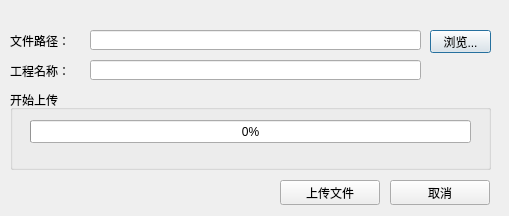
<?xml version="1.0" encoding="UTF-8"?>
<ui version="4.0">
 <class>QUploadDlg</class>
 <widget class="QDialog" name="QUploadDlg">
  <property name="geometry">
   <rect>
    <x>0</x>
    <y>0</y>
    <width>509</width>
    <height>216</height>
   </rect>
  </property>
  <property name="windowTitle">
   <string>Dialog</string>
  </property>
  <widget class="QLabel" name="label">
   <property name="geometry">
    <rect>
     <x>10</x>
     <y>30</y>
     <width>81</width>
     <height>21</height>
    </rect>
   </property>
   <property name="text">
    <string>文件路径：</string>
   </property>
  </widget>
  <widget class="QLineEdit" name="FilePath">
   <property name="geometry">
    <rect>
     <x>90</x>
     <y>30</y>
     <width>331</width>
     <height>20</height>
    </rect>
   </property>
   <property name="readOnly">
    <bool>false</bool>
   </property>
  </widget>
  <widget class="QPushButton" name="pushButton">
   <property name="geometry">
    <rect>
     <x>430</x>
     <y>30</y>
     <width>61</width>
     <height>23</height>
    </rect>
   </property>
   <property name="text">
    <string>浏览...</string>
   </property>
  </widget>
  <widget class="QLineEdit" name="FileName">
   <property name="geometry">
    <rect>
     <x>90</x>
     <y>60</y>
     <width>331</width>
     <height>20</height>
    </rect>
   </property>
   <property name="readOnly">
    <bool>false</bool>
   </property>
  </widget>
  <widget class="QLabel" name="label_2">
   <property name="geometry">
    <rect>
     <x>10</x>
     <y>60</y>
     <width>81</width>
     <height>21</height>
    </rect>
   </property>
   <property name="text">
    <string>工程名称：</string>
   </property>
  </widget>
  <widget class="QGroupBox" name="groupBox">
   <property name="geometry">
    <rect>
     <x>10</x>
     <y>90</y>
     <width>481</width>
     <height>80</height>
    </rect>
   </property>
   <property name="title">
    <string>开始上传</string>
   </property>
   <widget class="QProgressBar" name="Uploadprogress">
    <property name="geometry">
     <rect>
      <x>20</x>
      <y>30</y>
      <width>441</width>
      <height>23</height>
     </rect>
    </property>
    <property name="value">
     <number>0</number>
    </property>
   </widget>
  </widget>
  <widget class="QPushButton" name="UploadStart">
   <property name="geometry">
    <rect>
     <x>280</x>
     <y>180</y>
     <width>100</width>
     <height>25</height>
    </rect>
   </property>
   <property name="text">
    <string>上传文件</string>
   </property>
  </widget>
  <widget class="QPushButton" name="UploadCancel">
   <property name="geometry">
    <rect>
     <x>390</x>
     <y>180</y>
     <width>100</width>
     <height>25</height>
    </rect>
   </property>
   <property name="text">
    <string>取消</string>
   </property>
  </widget>
 </widget>
 <resources/>
 <connections/>
</ui>
